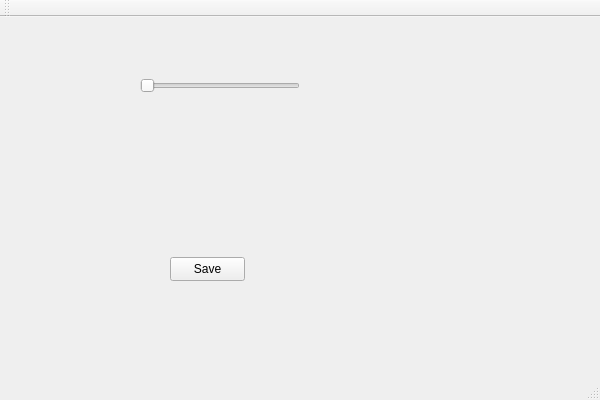
<?xml version="1.0" encoding="UTF-8"?>
<ui version="4.0">
 <class>reviewguiClass</class>
 <widget class="QMainWindow" name="reviewguiClass">
  <property name="geometry">
   <rect>
    <x>0</x>
    <y>0</y>
    <width>600</width>
    <height>400</height>
   </rect>
  </property>
  <property name="windowTitle">
   <string>reviewgui</string>
  </property>
  <widget class="QWidget" name="centralWidget">
   <widget class="QPushButton" name="submitreview">
    <property name="geometry">
     <rect>
      <x>170</x>
      <y>240</y>
      <width>75</width>
      <height>24</height>
     </rect>
    </property>
    <property name="text">
     <string>Save</string>
    </property>
   </widget>
   <widget class="QLabel" name="currentrate">
    <property name="geometry">
     <rect>
      <x>190</x>
      <y>110</y>
      <width>49</width>
      <height>16</height>
     </rect>
    </property>
    <property name="text">
     <string/>
    </property>
   </widget>
   <widget class="QSlider" name="rateslider">
    <property name="geometry">
     <rect>
      <x>140</x>
      <y>60</y>
      <width>160</width>
      <height>18</height>
     </rect>
    </property>
    <property name="orientation">
     <enum>Qt::Horizontal</enum>
    </property>
   </widget>
  </widget>
  <widget class="QMenuBar" name="menuBar">
   <property name="geometry">
    <rect>
     <x>0</x>
     <y>0</y>
     <width>600</width>
     <height>22</height>
    </rect>
   </property>
  </widget>
  <widget class="QToolBar" name="mainToolBar">
   <attribute name="toolBarArea">
    <enum>TopToolBarArea</enum>
   </attribute>
   <attribute name="toolBarBreak">
    <bool>false</bool>
   </attribute>
  </widget>
  <widget class="QStatusBar" name="statusBar"/>
 </widget>
 <layoutdefault spacing="6" margin="11"/>
 <resources/>
 <connections/>
</ui>
